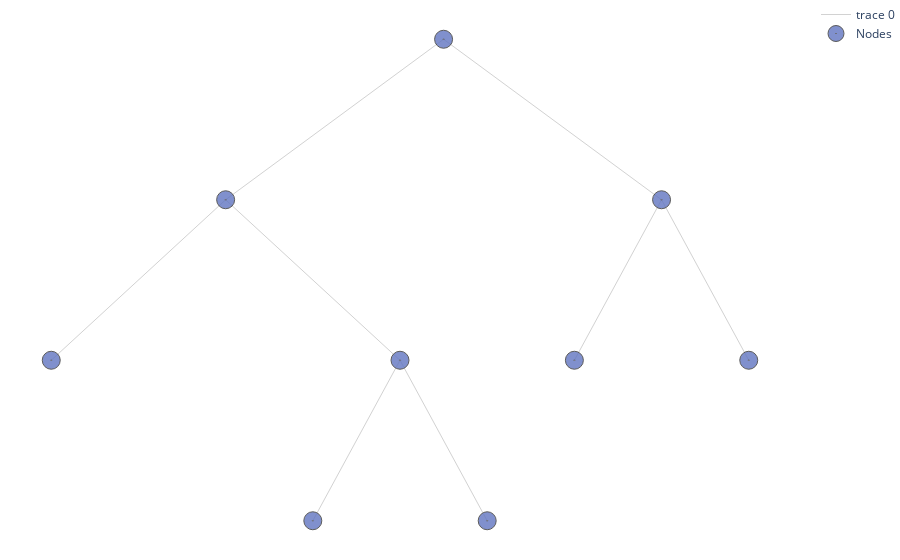

Notebook source saved alongside this figure:
### Code cell
tree.print_tree(table = False, html = False, merge_leaves = True)

### Figure 1 — Plotly figure (JSON) as saved in the notebook; plotly's stock layout.template omitted (floating-point values rounded to 4 significant figures)
{"data": [{"hoverinfo": "none", "line": {"color": "rgb(210,210,210)", "width": 1}, "mode": "lines", "type": "scatter", "x": [0, -1.25, null, 0, 1.25, null, -1.25, -2.25, null, -1.25, -0.25, null, 1.25, 0.75, null, 1.25, 1.75, null, -0.25, -0.75, null, -0.25, 0.25, null], "y": [6, 5, null, 6, 5, null, 5, 4, null, 5, 4, null, 5, 4, null, 5, 4, null, 4, 3, null, 4, 3, null]}, {"hoverinfo": "text", "marker": {"color": "#6175c1", "line": {"color": "rgb(50,50,50)", "width": 1}, "size": 18, "symbol": "circle-dot"}, "mode": "markers", "name": "Nodes", "opacity": 0.8, "text": ["n10<br>Class: NO<br>tau : None<br>Samples : 5<br>GPR: []<br>LPR: []", "n6<br>Class: YES<br>tau : None<br>Samples : 33<br>GPR: 0.694<br>LPR: 0.333", "n7<br>Class: NO<br>tau : None<br>Samples : 194<br>GPR: 0.213<br>LPR: 0.112", "n1<br>ShelveLoc in (b'Medium', b'Bad')<br>Class:NO<br>tau : 0.15<br>Samples: 280<br>GPR: 0.177<br>LPR: 0.153", "n2<br>Price > 121.0<br>Class:YES<br>tau : 0.18<br>Samples: 53<br>GPR: 0.809<br>LPR: 0.184", "n4<br>Class: YES<br>tau : None<br>Samples : 27<br>GPR: 0.481<br>LPR: 0.169", "n5<br>Income > 36.0<br>Class:YES<br>tau : 0.38<br>Samples: 26<br>GPR: 0.919<br>LPR: 0.381", "n11<br>Class: YES<br>tau : None<br>Samples : 21<br>GPR: 0.563<br>LPR: 0.234", "n3<br>Price > 92.5<br>Class:NO<br>tau : 0.14<br>Samples: 227<br>GPR: 0.442<br>LPR: 0.144"], "type": "scatter", "x": [-0.75, 0.75, 1.75, 0, -1.25, -2.25, -0.25, 0.25, 1.25], "y": [3, 4, 4, 6, 5, 4, 4, 3, 5]}], "layout": {"margin": {"b": 0, "l": 0, "r": 0, "t": 0}, "plot_bgcolor": "rgba(0, 0, 0, 0)", "xaxis": {"showticklabels": false, "visible": false}, "yaxis": {"showticklabels": true, "visible": false}}}
